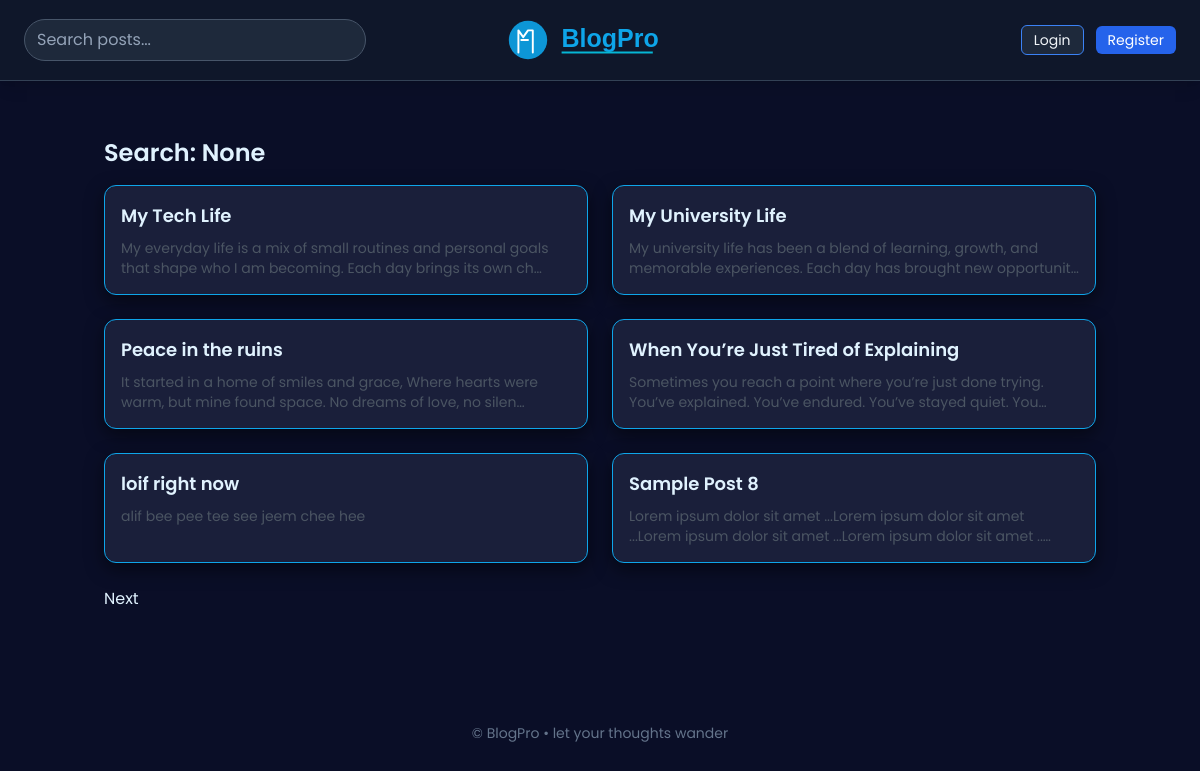
The app's page /search/ with its own data.
### blog/models.py (models this page shows, shortened)
class Post(models.Model):
    STATUS_CHOICES = [
        ('pending', 'Pending'),
        ('published', 'Published'),
    ]
    title = models.CharField(max_length=255)
    slug = models.SlugField(unique=True, blank=True)
    author = models.ForeignKey(User, on_delete=models.CASCADE, related_name='posts')
    category = models.ForeignKey(Category, on_delete=models.SET_NULL, null=True, blank=True)
    tags = models.ManyToManyField(Tag, blank=True)
    content = models.TextField()
    featured_image = models.ImageField(upload_to='posts/', null=True, blank=True)
    status = models.CharField(max_length=20, choices=STATUS_CHOICES, default='pending')
    created_at = models.DateTimeField(auto_now_add=True)
    updated_at = models.DateTimeField(auto_now=True)
    published_at = models.DateTimeField(null=True, blank=True)
    class Meta:
        ordering = ['-published_at', '-created_at']
    def get_absolute_url(self):
        return reverse('post_detail', kwargs={'slug': self.slug})

### blog/views.py (the view)
# urls.py: path('search/', views.SearchView.as_view(), name='search'),
class SearchView(View):
    def get(self, request):
        q = request.GET.get('q')
        posts = Post.objects.filter(status='published')
        if q:
            posts = posts.filter(Q(title__icontains=q) | Q(content__icontains=q))
        paginator = Paginator(posts, 6)
        page = request.GET.get('page')
        posts_page = paginator.get_page(page)
        return render(request, 'blog/list.html', {'posts': posts_page, 'title': f'Search: {q}'})

### blog/context_processors.py (called while the page is built)
def sidebar_data(request):
    return {
        'sidebar_categories': Category.objects.all()[:8],
        'sidebar_tags': Tag.objects.all()[:30],
        'sidebar_recent': Post.objects.filter(status='published').order_by('-published_at')[:5],
    }

### templates/blog/list.html (shortened to what this page needs)
{% extends 'base.html' %}
{% block content %}
<section class="py-8">
  <h2 class="text-2xl font-semibold mb-4">{{ title }}</h2>
  <div class="grid grid-cols-1 md:grid-cols-2 gap-6">
    {% for post in posts %}
      <div class="card p-4">
        <a href="{{ post.get_absolute_url }}" class="text-lg font-semibold">{{ post.title }}</a>
        <p class="text-sm text-gray-600 mt-2">{{ post.content|truncatechars:120 }}</p>
      </div>
    {% endfor %}
  </div>
  <div class="mt-6">
    {% if posts.has_next %}<a href="?page={{ posts.next_page_number }}">Next</a>{% endif %}
  </div>
</section>
{% endblock %}

### templates/base.html (style rules this page uses)
:root { --bg: #0a0e27; --primary: #0ea5e9; --secondary: #1a1f3a; --accent: #06b6d4; --text: #e0f2fe; }
body { font-family: "Poppins", "Quicksand", system-ui; background: var(--bg); color: var(--text); }
.card { background: #1a1f3a; border-radius: 12px; box-shadow: 0 6px 18px rgba(0, 0, 0, 0.5); border: 1px solid #0ea5e9; }

### records on screen
Post: title "My Tech Life", content "My everyday life is a mix of small routines and personal goals that shape who I am becoming. Each day brings its own ch…"
Post: title "My University Life", content "My university life has been a blend of learning, growth, and memorable experiences. Each day has brought new opportunit…"
Post: title "Peace in the ruins", content "It started in a home of smiles and grace, Where hearts were warm, but mine found space. No dreams of love, no silen…"
Post: title "When You’re Just Tired of Explaining", content "Sometimes you reach a point where you’re just done trying. You’ve explained. You’ve endured. You’ve stayed quiet. You…"
Post: title "loif right now", content "alif bee pee tee see jeem chee hee"
Post: title "Sample Post 8", content "Lorem ipsum dolor sit amet ...Lorem ipsum dolor sit amet ...Lorem ipsum dolor sit amet ...Lorem ipsum dolor sit amet ..…"

### other values on screen
{{ title }} "Search: None"
